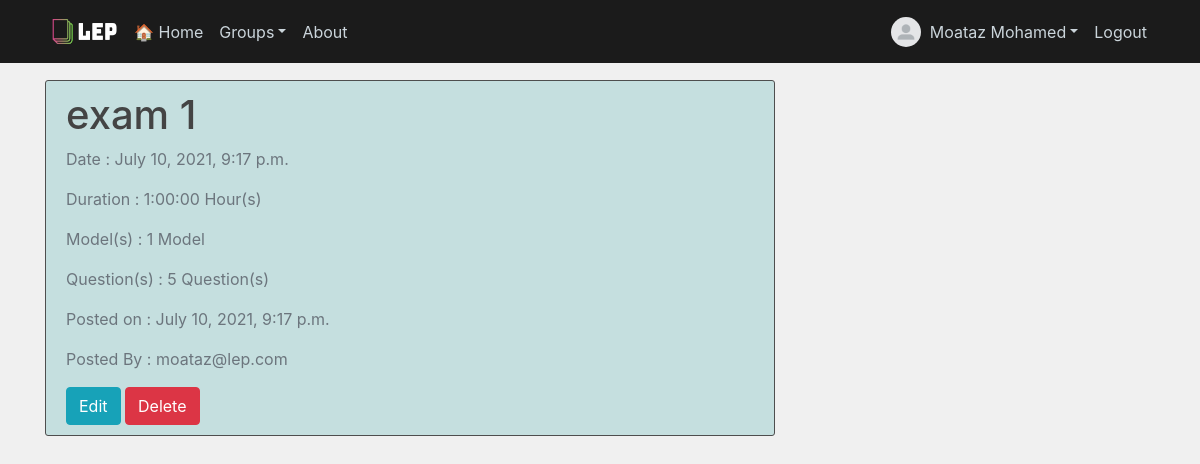
Page /group/LEP/exam/exam 1/settings/ (signed in) on the committed database.
### accounts/models.py (models this page shows, shortened)
class User(AbstractBaseUser):
    image        = models.ImageField(default='default.jpg', upload_to='profile_pics')
    email        = models.EmailField(max_length=255,unique=True)
    first_name   = models.CharField(max_length=30)
    last_name    = models.CharField(max_length=30)
    account_types = [
    ('student', 'Student'),
    ('teacher', 'Teacher'),
    ('manager', 'Manager') ]
    account_type = models.CharField(choices=account_types, max_length=7)
    active       = models.BooleanField(default=True)
    staff        = models.BooleanField(default=False)
    admin        = models.BooleanField(default=False)
    no_of_groups = models.IntegerField(default=0)
    USERNAME_FIELD  = 'email'
    REQUIRED_FIELDS = []
    def get_full_name(self):
        full_name = self.first_name + ' ' + self.last_name
        return full_name
    objects = UserManager()

### exams/models.py (models this page shows, shortened)
class Exam(models.Model):
    exam_name     = models.CharField(max_length=50, unique=True)
    group         = models.CharField(max_length=50, default='group')
    date          = models.DateTimeField()
    created_date  = models.DateTimeField(default=datetime.now)
    created_by    = models.CharField(max_length=50)
    duration      = models.DurationField(default=timedelta(seconds=0))
    times = [
        (30,'30 Minutes'),
        (60,'1 Hour'),
        (90,'1 Hr 30 Mins'),
        (120,'2 Hours'),
        (150,'2 Hrs 30 Mins'),
        (180,'3 Hours')
    ]
    disp_duration = models.IntegerField(choices=times)
    mcq_questions = models.IntegerField()
    tf_questions = models.IntegerField()
    no_of_questions = models.IntegerField(default=0)
    exam_model = models.BooleanField(default=False)

### exams/views.py (the view)
# urls.py: path('group/<name>/exam/<exam>/settings/', exam_settings_view, name='exam-settings'),
@login_required
def exam_settings_view(request, name, exam):
    group_obj = Group.objects.get(group_name=name)
    group_name = group_obj.group_name
    exam_obj = Exam.objects.get(exam_name=exam)
    exam_time = exam_obj.date
    time_now = datetime.now().replace(second=0, microsecond=0)
    exam_range = exam_time.time().replace(minute=exam_time.minute + 5)
    allowed = None
    exam_query = Exam.objects.filter(group=group_name)
    for exam_obj in exam_query:
        if exam_obj.exam_name == exam:
            exam_name = exam_obj.exam_name
            exam_object = Exam.objects.get(exam_name=exam_name)
    def time_in_range(start, end, x):
        if start <= end:
            return start <= x <= end
        else:
            return start <= x or x <= end
    if time_now.date() == exam_time.date():
        if time_in_range(exam_time.time(), exam_range, time_now.time()):
            allowed = True
        else:
            allowed = False
    else:
        allowed == False
    context = {
        'group_name' : group_name,
        'exam' : exam_object,
        "allowed" : allowed,
    }
    return render(request, 'exams/exam-settings.html', context)

### exams/templates/exams/exam-settings.html (shortened to what this page needs)
{% extends 'main/base.html' %}
{% load crispy_forms_tags %}
{% block content %}
<form method="POST">
    <div class="content-section">
        <div class="media">
            <div class="media-body">
              <h2 class="account-heading">{{ exam.exam_name }}</h2>
              <p class="text-secondary">Date : {{ exam.date }}</p>
              {% if exam.disp_duration < 60 %}
                <p class="text-secondary">Duration : {{ exam.duration }} Minutes</p>
              {% else %}
                <p class="text-secondary">Duration : {{ exam.duration }} Hour(s)</p>
              {% endif %}
              {% if exam.exam_model %}
                <p class="text-secondary">Model(s) : 2 Models</p>
                <p class="text-secondary">Question(s) : {{ exam.no_of_questions }} Questions per Model</p>
              {% else %}
                <p class="text-secondary">Model(s) : 1 Model</p>
                <p class="text-secondary">Question(s) : {{ exam.no_of_questions }} Question(s)</p>
              {% endif %}
              <p class="text-secondary">Posted on : {{ exam.created_date }}</p>
              <p class="text-secondary">Posted By : {{ exam.created_by }}</p>
            </div>
        </div>
        {% if user.account_type == "manager" or user.account_type == "teacher" %}
            {% if user.email == exam.created_by %}
                <a class="btn btn-info" href="{% url 'exam-edit' group_name exam.exam_name %}" type="submit"> Edit </a>
                <a class="btn btn-danger" href="{% url 'exam-delete' group_name exam.exam_name %}" type="submit"> Delete </a>
            {% elif user.email != exam.created_by and user.account_type == "manager" %}
                <a class="btn btn-danger" href="{% url 'exam-delete' group_name exam.exam_name %}" type="submit"> Delete </a>
            {% endif %}
        {% elif user.account_type == "student" %}
            <a class="btn btn-success" href="{% url 'exam-join' group_name exam.exam_name %}" type="submit">Enter</a>
        {% endif %}
    </div>
  </form>
{% endblock content %}

### main/templates/main/base.html (shortened to what this page needs)
{% load static %}
<!DOCTYPE html>
<html>
    <head>
        <link rel="stylesheet" href="https://maxcdn.bootstrapcdn.com/bootstrap/4.0.0/css/bootstrap.min.css">
        <link rel="stylesheet" href="https://use.fontawesome.com/releases/v5.0.10/css/all.css">
        <link rel="stylesheet" href="https://cdn.jsdelivr.net/npm/bootstrap@4.5.3/dist/css/bootstrap.min.css">
        <link rel="stylesheet" type="text/css" href="{% static 'main/main.css' %}">
        <link rel="stylesheet" type="text/css" href="{% static 'main/checkbox.css' %}">
    </head>
<body>
    <header class="site-header">
      <nav class="navbar navbar-expand-md navbar-dark bg-steel fixed-top">
        <div class="container">
          <img class="logo" src="/media/logo/lep_logo2.png">
          <div class="collapse navbar-collapse" id="navbarToggle">
            <div class="navbar-nav mr-auto">
              <a class="nav-item nav-link" href="{% url 'home-page' %}">🏠 Home</a>
              <li class="nav-item dropdown">
                <a class="nav-link dropdown-toggle" id="navbarDropdown" role="button" data-toggle="dropdown" aria-haspopup="true" aria-expanded="false">Groups</a>
              </li>
              <a class="nav-item nav-link" href="{% url 'about' %}">About</a>
            </div>
            <div class="navbar-nav">
              {% if user.is_authenticated %}
                <img class="rounded-circle profile-img" src="{{ user.image.url }}">
                <li class="nav-item dropdown">
                  <a class="nav-link dropdown-toggle" id="profileDropdown" role="button" data-toggle="dropdown" aria-haspopup="true" aria-expanded="false">{{ user.get_full_name }}</a>
                </li>
                <a class="nav-item nav-link" href="{% url 'logout' %}">Logout</a>
              {% else %}
                <a class="nav-item nav-link" href="{% url 'login' %}">Login</a>
                <a class="nav-item nav-link" href="{% url 'register' %}">Register</a>
              {% endif %}
            </div>
          </div>
        </div>
      </nav>
    </header>
    <main role="main" class="container">
      <div class="row">
        <div class="col-md-8">
          {% block content %}{% endblock %}
        </div>
      </div>
    </main>
  </body>
</html>

### main/static/main/main.css (style rules this page uses)
body { background: #f0f0f0; color: #333333; margin-top: 5rem; }
h1, h2, h3, h4, h5, h6 { color: #444444; }
.bg-steel { background-color: #1b1b1b; }
.site-header .navbar-nav .nav-link { color: #cbd5db; }
.content-section { background: #c5dfdf; padding: 10px 20px; border: 1px solid #4e4e4e; border-radius: 3px; margin-bottom: 20px; }
.account-heading { font-size: 2.5rem; }
.profile-img { height: 30px; width: 30px; margin-top: 5px; margin-right: 1px; margin-bottom: 1px; }
.logo { height: 45px; width: 80px; margin-top: 1px; margin-right: 1px; margin-bottom: 1px; }
a { color: #17a2b8; }

### rows in the picture
User: image (placeholder picture), get_full_name "Moataz Mohamed"
Exam: exam_name "exam 1", date "July 10, 2021, 9:17 p.m.", duration "1:00:00", no_of_questions "5", created_date "July 10, 2021, 9:17 p.m.", created_by "moataz@lep.com"
